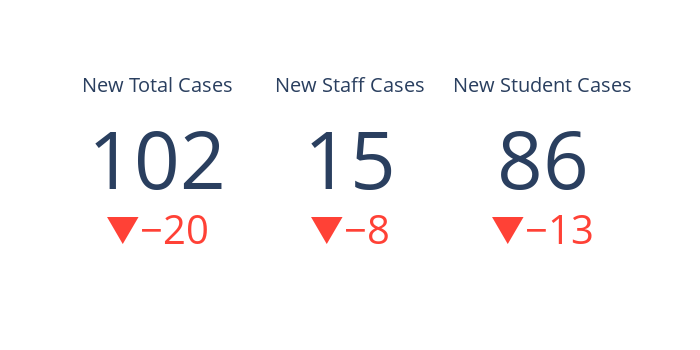

The notebook cell this image was saved under:
### Code cell
fig = go.Figure()

fig.add_trace(go.Indicator(
    value = value_t,
    delta = {'reference': reference_t},
    mode = "number+delta",
    title = {"text": "New Total Cases"},
    domain = {'row': 0, 'column': 0}))

fig.add_trace(go.Indicator(
    value = value_student,
    delta = {'reference': reference_student, 'relative': False},
    mode = "number+delta",
    title = {"text" :"New Student Cases"},
    domain = {'row': 0, 'column': 2}))

fig.add_trace(go.Indicator(
    mode = "number+delta",
    value = value_staff,
    delta = {"reference": reference_staff},
    title = {"text" :"New Staff Cases"},
    domain = {'row': 0, 'column': 1}))

#fig.add_trace(go.Indicator(
#    mode = "delta",
#    value = 40,
#    domain = {'row': 1, 'column': 1}))

fig.update_layout(
    grid = {'rows': 1, 'columns': 3, 'pattern': "independent"},
    width = 700, height = 350)

### Figure 1 — Plotly figure (JSON) as saved in the notebook; plotly's stock layout.template omitted (floating-point values rounded to 4 significant figures)
{"data": [{"delta": {"reference": 122}, "domain": {"column": 0, "row": 0}, "mode": "number+delta", "title": {"text": "New Total Cases"}, "type": "indicator", "value": 102}, {"delta": {"reference": 99, "relative": false}, "domain": {"column": 2, "row": 0}, "mode": "number+delta", "title": {"text": "New Student Cases"}, "type": "indicator", "value": 86}, {"delta": {"reference": 23}, "domain": {"column": 1, "row": 0}, "mode": "number+delta", "title": {"text": "New Staff Cases"}, "type": "indicator", "value": 15}], "layout": {"grid": {"columns": 3, "pattern": "independent", "rows": 1}, "height": 350, "width": 700}}
